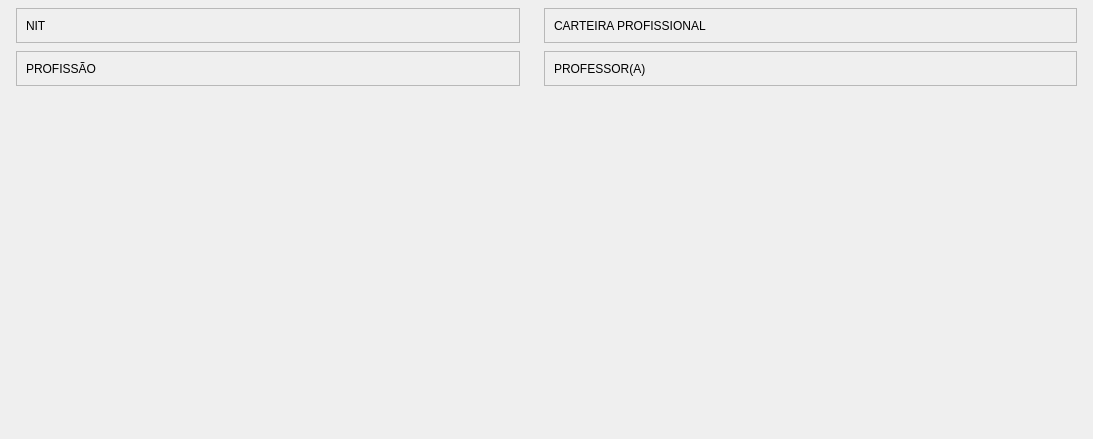
                  <widget class="QWidget" name="scaProfissional">
                   <property name="geometry">
                    <rect>
                     <x>0</x>
                     <y>0</y>
                     <width>1093</width>
                     <height>439</height>
                    </rect>
                   </property>
                   <layout class="QGridLayout" name="gridLayout_3">
                    <property name="leftMargin">
                     <number>16</number>
                    </property>
                    <property name="topMargin">
                     <number>8</number>
                    </property>
                    <property name="rightMargin">
                     <number>16</number>
                    </property>
                    <property name="bottomMargin">
                     <number>8</number>
                    </property>
                    <property name="horizontalSpacing">
                     <number>24</number>
                    </property>
                    <property name="verticalSpacing">
                     <number>8</number>
                    </property>
                    <item row="0" column="0">
                     <widget class="QFrame" name="frNit">
                      <property name="maximumSize">
                       <size>
                        <width>16777215</width>
                        <height>40</height>
                       </size>
                      </property>
                      <property name="frameShape">
                       <enum>QFrame::StyledPanel</enum>
                      </property>
                      <property name="frameShadow">
                       <enum>QFrame::Raised</enum>
                      </property>
                      <layout class="QHBoxLayout" name="horizontalLayout_23">
                       <item>
                        <widget class="QLabel" name="lbInfoNit">
                         <property name="text">
                          <string>NIT</string>
                         </property>
                        </widget>
                       </item>
                       <item>
                        <widget class="QLabel" name="lbNit">
                         <property name="text">
                          <string/>
                         </property>
                         <property name="textInteractionFlags">
                          <set>Qt::LinksAccessibleByMouse|Qt::TextSelectableByMouse</set>
                         </property>
                        </widget>
                       </item>
                       <item>
                        <spacer name="horizontalSpacer_17">
                         <property name="orientation">
                          <enum>Qt::Horizontal</enum>
                         </property>
                         <property name="sizeHint" stdset="0">
                          <size>
                           <width>405</width>
                           <height>15</height>
                          </size>
                         </property>
                        </spacer>
                       </item>
                      </layout>
                     </widget>
                    </item>
                    <item row="1" column="0">
                     <widget class="QFrame" name="frProfissao">
                      <property name="maximumSize">
                       <size>
                        <width>16777215</width>
                        <height>40</height>
                       </size>
                      </property>
                      <property name="frameShape">
                       <enum>QFrame::StyledPanel</enum>
                      </property>
                      <property name="frameShadow">
                       <enum>QFrame::Raised</enum>
                      </property>
                      <layout class="QHBoxLayout" name="horizontalLayout_24">
                       <item>
                        <widget class="QLabel" name="lbInfoProfissao">
                         <property name="text">
                          <string>PROFISSÃO</string>
                         </property>
                        </widget>
                       </item>
                       <item>
                        <widget class="QLabel" name="lbProfissao">
                         <property name="text">
                          <string/>
                         </property>
                         <property name="textInteractionFlags">
                          <set>Qt::LinksAccessibleByMouse|Qt::TextSelectableByMouse</set>
                         </property>
                        </widget>
                       </item>
                       <item>
                        <spacer name="horizontalSpacer_19">
                         <property name="orientation">
                          <enum>Qt::Horizontal</enum>
                         </property>
                         <property name="sizeHint" stdset="0">
                          <size>
                           <width>342</width>
                           <height>15</height>
                          </size>
                         </property>
                        </spacer>
                       </item>
                      </layout>
                     </widget>
                    </item>
                    <item row="0" column="1">
                     <widget class="QFrame" name="frCarteira">
                      <property name="maximumSize">
                       <size>
                        <width>16777215</width>
                        <height>40</height>
                       </size>
                      </property>
                      <property name="frameShape">
                       <enum>QFrame::StyledPanel</enum>
                      </property>
                      <property name="frameShadow">
                       <enum>QFrame::Raised</enum>
                      </property>
                      <layout class="QHBoxLayout" name="horizontalLayout_22">
                       <item>
                        <widget class="QLabel" name="lbInfoCarteira">
                         <property name="text">
                          <string>CARTEIRA PROFISSIONAL</string>
                         </property>
                        </widget>
                       </item>
                       <item>
                        <widget class="QLabel" name="lbCarteira">
                         <property name="text">
                          <string/>
                         </property>
                         <property name="textInteractionFlags">
                          <set>Qt::LinksAccessibleByMouse|Qt::TextSelectableByMouse</set>
                         </property>
                        </widget>
                       </item>
                       <item>
                        <spacer name="horizontalSpacer_18">
                         <property name="orientation">
                          <enum>Qt::Horizontal</enum>
                         </property>
                         <property name="sizeHint" stdset="0">
                          <size>
                           <width>345</width>
                           <height>15</height>
                          </size>
                         </property>
                        </spacer>
                       </item>
                      </layout>
                     </widget>
                    </item>
                    <item row="2" column="0">
                     <spacer name="verticalSpacer_2">
                      <property name="orientation">
                       <enum>Qt::Vertical</enum>
                      </property>
                      <property name="sizeHint" stdset="0">
                       <size>
                        <width>20</width>
                        <height>40</height>
                       </size>
                      </property>
                     </spacer>
                    </item>
                    <item row="1" column="1">
                     <widget class="QFrame" name="frProfessor">
                      <property name="frameShape">
                       <enum>QFrame::StyledPanel</enum>
                      </property>
                      <property name="frameShadow">
                       <enum>QFrame::Raised</enum>
                      </property>
                      <layout class="QHBoxLayout" name="horizontalLayout_33">
                       <item>
                        <widget class="QLabel" name="lbProfessor">
                         <property name="text">
                          <string>PROFESSOR(A)</string>
                         </property>
                        </widget>
                       </item>
                       <item>
                        <layout class="QHBoxLayout" name="hlProfessor"/>
                       </item>
                       <item>
                        <spacer name="spacer">
                         <property name="orientation">
                          <enum>Qt::Horizontal</enum>
                         </property>
                         <property name="sizeHint" stdset="0">
                          <size>
                           <width>421</width>
                           <height>15</height>
                          </size>
                         </property>
                        </spacer>
                       </item>
                      </layout>
                     </widget>
                    </item>
                   </layout>
                  </widget>
